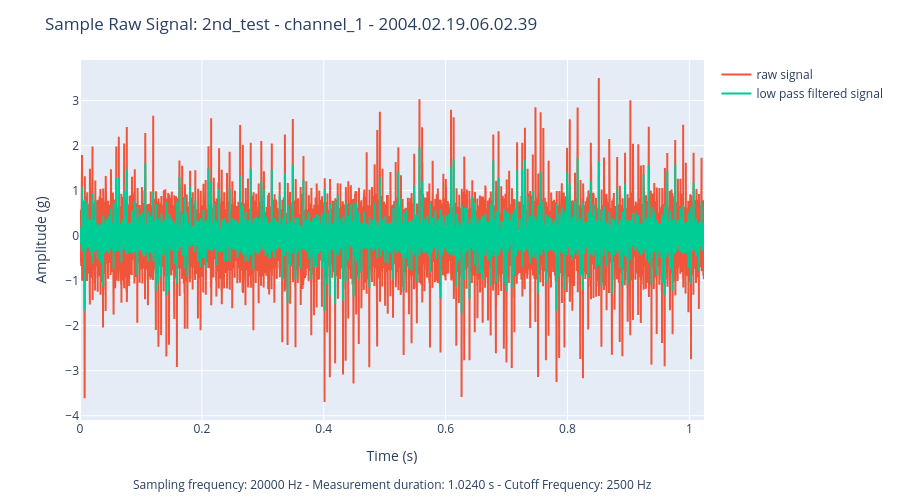
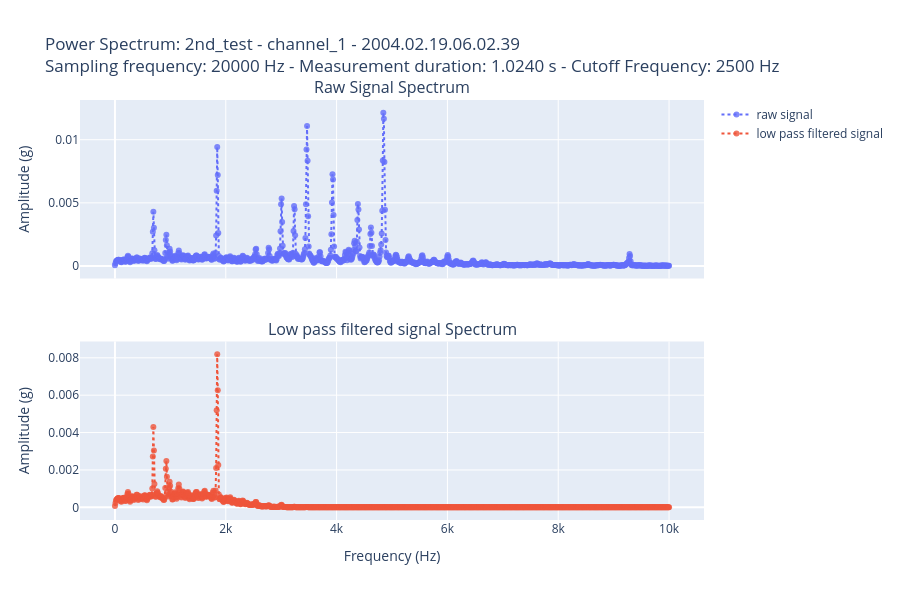

Write notebook code for charts like these, in order.
### Markdown cell above
### Low-Pass Filter

A low-pass filter is a filter that passes signals with a frequency lower than a selected cutoff frequency and attenuates signals with frequencies higher than the cutoff frequency. The exact frequency response of the filter depends on the filter design. (Source: Wikipedia)

### Code cell
LOW_PASS_CUTOFF_FREQUENCY = 2500

low_pass_filtered_signal = low_pass_filter(signal=sample_signal, sampling_frequency=SAMPLING_FREQUENCY, cutoff_frequency=LOW_PASS_CUTOFF_FREQUENCY)

sample_power_spectrum_signal = power_spectrum(signal=sample_signal, sampling_frequency=SAMPLING_FREQUENCY)
low_pass_filtered_power_spectrum_signal = power_spectrum(signal=low_pass_filtered_signal, sampling_frequency=SAMPLING_FREQUENCY)


plot_signals_and_spectra(sample_signal, low_pass_filtered_signal, sample_power_spectrum_signal, low_pass_filtered_power_spectrum_signal, 
                      TEST, CHANNEL, measurement_recording_date_time, SAMPLING_FREQUENCY, measurement_duration, 
                      low_cutoff_frequency=LOW_PASS_CUTOFF_FREQUENCY, filter_label='low pass filtered signal')

### Figure 1 — Plotly figure (JSON) as saved in the notebook; plotly's stock layout.template omitted (floating-point values rounded to 4 significant figures; data arrays with more than 128 entries replaced by an {"elided": "..."} marker saying what was removed)
{"data": [{"hovertemplate": "<extra></extra>", "legendgroup": "", "line": {"color": "#636efa", "dash": "solid"}, "marker": {"symbol": "circle"}, "mode": "lines", "name": "", "orientation": "v", "showlegend": false, "type": "scatter", "xaxis": "x", "yaxis": "y"}, {"mode": "lines", "name": "raw signal", "type": "scatter", "x": {"elided": "20480 float values"}, "y": {"elided": "20480 float values"}}, {"mode": "lines", "name": "low pass filtered signal", "type": "scatter", "x": {"elided": "20480 float values"}, "y": {"elided": "20480 float values"}}], "layout": {"annotations": [{"showarrow": false, "text": "Sampling frequency: 20000 Hz - Measurement duration: 1.0240 s - Cutoff Frequency: 2500 Hz", "x": 0.5, "xanchor": "center", "xref": "paper", "y": -0.15, "yanchor": "top", "yref": "paper"}], "height": 500, "hovermode": "x unified", "legend": {"tracegroupgap": 0}, "margin": {"t": 60}, "title": {"text": "Sample Raw Signal: 2nd_test - channel_1 - 2004.02.19.06.02.39"}, "xaxis": {"anchor": "y", "domain": [0, 1], "title": {"text": "Time (s)"}}, "yaxis": {"anchor": "x", "domain": [0, 1], "title": {"text": "Amplitude (g)"}}}}

### Figure 2 — Plotly figure (JSON) as saved in the notebook; plotly's stock layout.template omitted (floating-point values rounded to 4 significant figures; data arrays with more than 128 entries replaced by an {"elided": "..."} marker saying what was removed)
{"data": [{"line": {"dash": "dot"}, "marker": {"opacity": 0.8, "size": 6, "symbol": "circle"}, "mode": "lines+markers", "name": "raw signal", "type": "scatter", "x": {"elided": "1025 float values"}, "xaxis": "x", "y": {"elided": "1025 float values"}, "yaxis": "y"}, {"line": {"dash": "dot"}, "marker": {"opacity": 0.8, "size": 6, "symbol": "circle"}, "mode": "lines+markers", "name": "low pass filtered signal", "type": "scatter", "x": {"elided": "1025 float values"}, "xaxis": "x2", "y": {"elided": "1025 float values"}, "yaxis": "y2"}], "layout": {"annotations": [{"font": {"size": 16}, "showarrow": false, "text": "Raw Signal Spectrum", "x": 0.5, "xanchor": "center", "xref": "paper", "y": 1, "yanchor": "bottom", "yref": "paper"}, {"font": {"size": 16}, "showarrow": false, "text": "Low pass filtered signal Spectrum", "x": 0.5, "xanchor": "center", "xref": "paper", "y": 0.425, "yanchor": "bottom", "yref": "paper"}], "height": 600, "hovermode": "x unified", "hoversubplots": "axis", "title": {"text": "Power Spectrum: 2nd_test - channel_1 - 2004.02.19.06.02.39<br>Sampling frequency: 20000 Hz - Measurement duration: 1.0240 s - Cutoff Frequency: 2500 Hz"}, "xaxis": {"anchor": "y", "domain": [0, 1], "matches": "x2", "showticklabels": false}, "xaxis2": {"anchor": "y2", "domain": [0, 1], "title": {"text": "Frequency (Hz)"}}, "yaxis": {"anchor": "x", "domain": [0.575, 1], "title": {"text": "Amplitude (g)"}}, "yaxis2": {"anchor": "x2", "domain": [0, 0.425], "title": {"text": "Amplitude (g)"}}}}
